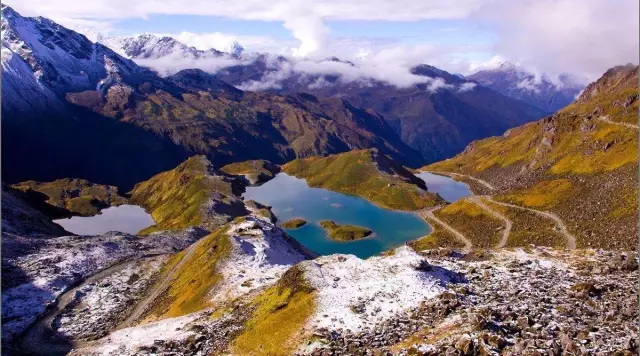
#> input picture 源代码/所爬图片/1.jpg, 640 x 356 px, found by its file name
$ python 4.2.py
#> lines starting #> are read from the running program, lines starting #| are printed output that depends on the picture
# 将图片转换成黑白效果
from PIL import Image
import numpy as np

for i in range(10):
    img = Image.open('{}.jpg'.format(i+1))
#> img is the input picture: PIL image 640x356 RGB; mean R, G, B 122, 110.8, 119.9
    img_cv = img.convert('L')
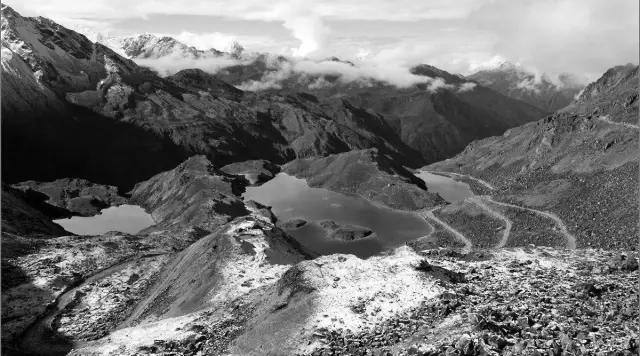
#> img_cv: PIL image 640x356 L; min 0, max 255, mean 115.2
    img_cv.save('Gray{}.jpg'.format(i+1))
#> pass 2 of the loop `for i in range(10):`:
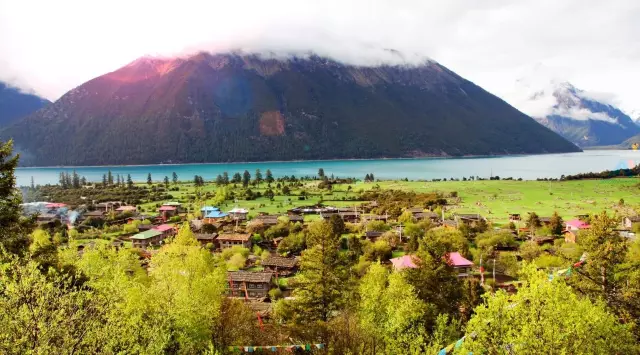
#> input picture 源代码/所爬图片/2.jpg, 640 x 355 px, found by its file name
#> img is the input picture: PIL image 640x355 RGB; mean R, G, B 147.8, 143.7, 112.5
#> `img_cv = img.convert('L')`:
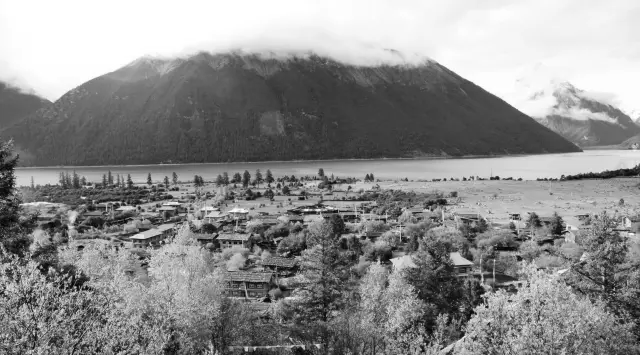
#> img_cv: PIL image 640x355 L; min 1, max 255, mean 141.4
#> pass 3 of the loop `for i in range(10):`:
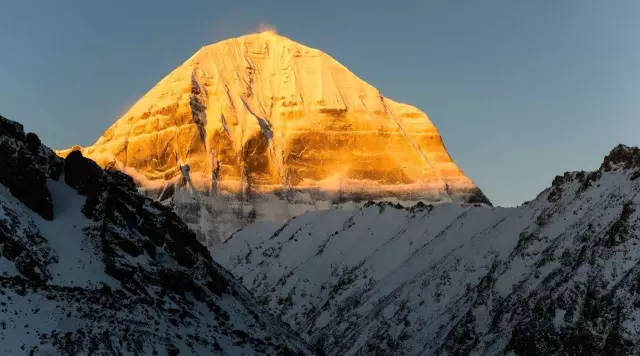
#> input picture 源代码/所爬图片/3.jpg, 640 x 356 px, found by its file name
#> img is the input picture: PIL image 640x356 RGB; mean R, G, B 99.7, 98.9, 88.9
#> `img_cv = img.convert('L')`:
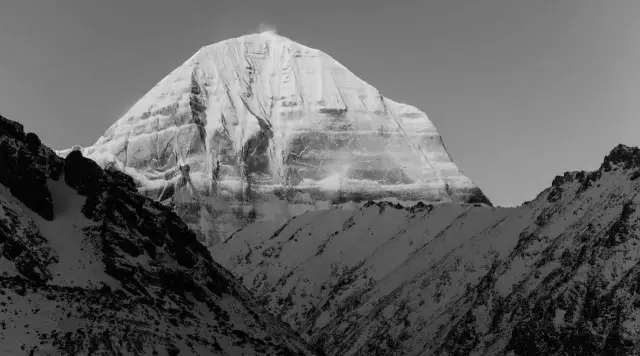
#> img_cv: PIL image 640x356 L; min 0, max 233, mean 98
#> (the run stopped early here; a loop or call above may not have finished)
